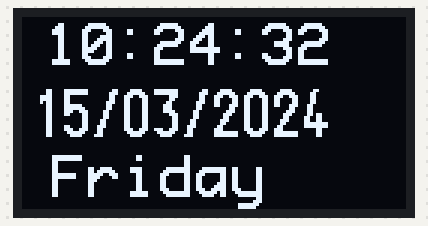
Recording of a sketch running on a simulated ESP8266 (NodeMCU). Shown: 128×64 one-colour display. WiFi joins after 1.5 s; servers stay silent unless stated; network time is answered at once with the bench clock; the local clock reads 2024-03-15 10:24:30 at power-on unless the sketch sets it; what the sketch prints to the serial monitor is not drawn.

Above: at 2.7 s.
At 6.8 s:
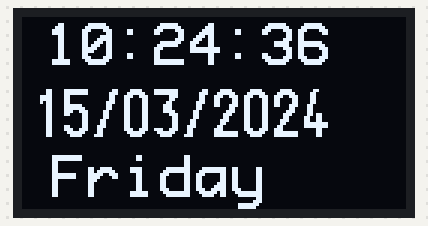
At 10.9 s:
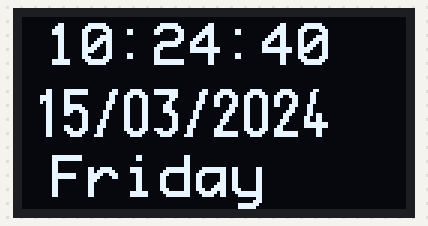
At 20.1 s:
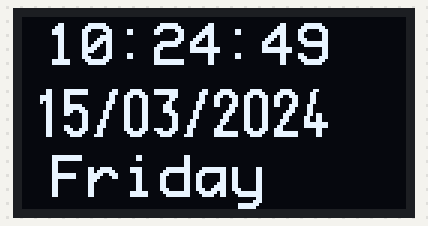
At 29.3 s:
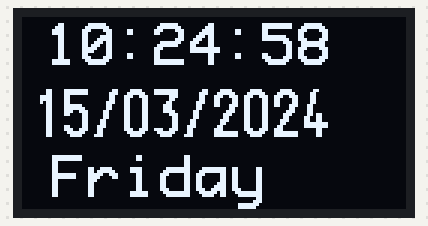
At 38.6 s:
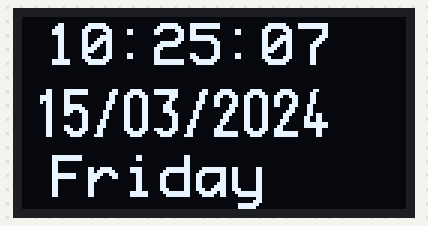

Measured:
- what the display in image 0 shows lasts 1.0 s, from 2.6 s to 3.6 s

The sketch:

clock.ino
```cpp
#include <Wire.h>
#include <U8g2lib.h>
//#include<Arduino.h>
#include <ArduinoOTA.h>
#include <NTPClient.h>
#include <ESP8266WiFi.h>
#include <WiFiUdp.h>
#include <TimeLib.h>
#include <time.h>
#define pixel u8g2_font_crox4hb_tr
#define profont u8g_font_profont22
#define vcr  u8g2_font_VCR_OSD_tr
#define twlg  u8g2_font_etl24thai_t
#define inr  u8g2_font_inr16_mn
#define lab  u8g2_font_lastapprenticebold_tr
#define fub  u8g2_font_fub17_t_symbol
#define logis u8g2_font_logisoso16_tn

const char *ssid     = "Home-WDE3";
const char *password = "cataliNn2015";
const char *ssid1     = "OpiliteX_HsP";
const char *password1 = "hYp3r70ACe";
//const int showclock = D7;

char daysOfTheWeek[7][12] = {"Sunday", "Monday", "Tuesday", "Wednesday", "Thursday", "Friday", "Saturday"};

static tm getDateTimeByParams(long time){
    struct tm *newtime;
    const time_t tim = time;
    newtime = localtime(&tim);
    return *newtime;
}

static String getDateTimeStringByParams(tm *newtime, char* pattern = (char *)"%d/%m/%Y %H:%M:%S"){
    char buffer[30];
    strftime(buffer, 30, pattern, newtime);
    return buffer;
}

/**
 * Input time in epoch format format and return String with format pattern
 * by Renzo Mischianti <www.mischianti.org>
 */
static String getTimeString(long time, char* time_pattern = (char *)"%H:%M:%S"){
//    struct tm *newtime;
    tm newtime;
    newtime = getDateTimeByParams(time);
    return getDateTimeStringByParams(&newtime, time_pattern);
}
static String getDateString(long date, char* date_pattern = (char *)"%d/%m/%Y"){
//    struct tm *newtime;
    tm newdate;
    newdate = getDateTimeByParams(date);
    return getDateTimeStringByParams(&newdate, date_pattern);
}

WiFiUDP ntpUDP;

// By default 'pool.ntp.org' is used with 60 seconds update interval and
// no offset
// NTPClient timeClient(ntpUDP);
void setupOTA() {
  // Port defaults to 8266
  // ArduinoOTA.setPort(8266);

  // Hostname defaults to esp8266-[ChipID]
  //ArduinoOTA.setHostname("DoorLock_001");

  // No authentication by default
  //ArduinoOTA.setPassword("00340435091302008961");

  // Password can be set with it's md5 value as well
  // MD5(admin) = 21232f297a57a5a743894a0e4a801fc3
  // ArduinoOTA.setPasswordHash("21232f297a57a5a743894a0e4a801fc3");

  ArduinoOTA.onStart([]() {
    String type;
    if (ArduinoOTA.getCommand() == U_FLASH) {
      type = "sketch";
    } else { // U_FS
      type = "filesystem";
    }

    // NOTE: if updating FS this would be the place to unmount FS using FS.end()
    Serial.println("Start updating " + type);
  });
  ArduinoOTA.onEnd([]() {
    Serial.println("\nEnd");

  });
  ArduinoOTA.onProgress([](unsigned int progress, unsigned int total) {


    Serial.printf("Progress: %u%%\r", (progress / (total / 100)));
  });
  ArduinoOTA.onError([](ota_error_t error) {
    Serial.printf("Error[%u]: ", error);
    if (error == OTA_AUTH_ERROR) {
      Serial.println("Auth Failed");
    } else if (error == OTA_BEGIN_ERROR) {
      Serial.println("Begin Failed");
    } else if (error == OTA_CONNECT_ERROR) {
      Serial.println("Connect Failed");
    } else if (error == OTA_RECEIVE_ERROR) {
      Serial.println("Receive Failed");
    } else if (error == OTA_END_ERROR) {
      Serial.println("End Failed");
    }
  });

}
void setupWiFi_OTA () {
  //WiFi.mode(WIFI_STA);
  WiFi.begin(ssid, password);
  WiFi.softAP(ssid);
  setupOTA();
  delay(500);
  int conectionAttempt1PastTime = millis();
  int conectionAttempt2PastTime;// = millis()
  while (WiFi.waitForConnectResult() != WL_CONNECTED) {
    Serial.println("Connection Failed! Rebooting...");
    delay(5000);
    ESP.restart();
    //if(conectionAttempt1PastTime > 10000){
    //  WiFi.begin(ssid1, password1);
    //  WiFi.softAP(ssid1);
    //  continue;
    //}
  }
  Serial.println("Ready");
  Serial.print("IP address: ");
  Serial.println(WiFi.localIP());
  ArduinoOTA.begin();

}

// You can specify the time server pool and the offset, (in seconds)
// additionaly you can specify the update interval (in milliseconds). //for pool settings europe.
int GTMOffset = 2;
NTPClient timeClient(ntpUDP, "de.pool.ntp.org", GTMOffset*60*60, 60*60*1000);

U8G2_SH1106_128X64_NONAME_F_HW_I2C oled(U8G2_R0);

void setup() {
  oled.begin();
    Serial.begin(115200);
    setupWiFi_OTA();

//  pinMode(showclock,OUTPUT);

  while ( WiFi.status() != WL_CONNECTED ) {
    delay ( 500 );
    Serial.print ( "." );
  }
 timeClient.begin();
  delay ( 1000 );
  if (timeClient.update()){
     Serial.print ( "Adjust local clock" );
     unsigned long epoch = timeClient.getEpochTime();
     // HERE I'M UPDATE LOCAL CLOCK
     setTime(epoch);
  }else{
     Serial.print ( "NTP Update not WORK!!" );
       oled.firstPage();
  do{
    oled.setFont(pixel);
    oled.drawStr(43,25,"error");
  }while(oled.nextPage());
  }
  oled.clear();
}
void loop() {
  ArduinoOTA.handle();
//  int showfunc = digitalRead(showclock);
  Serial.println(getTimeString(now()));
  String w_Weekday = daysOfTheWeek[timeClient.getDay()];
  String t_Time = getTimeString(now());
  String d_Date = getDateString(now());
    oled.firstPage();
    do{
      if(t_Time == "6:30(00)"){
        oled.clearDisplay();
        oled.setFont(profont);
        oled.drawStr(10,60,"WAKE UP");
        delay(3000);
        oled.clearDisplay();
      }else if(t_Time == "21:30(00)"){
        oled.clearDisplay();
        oled.setFont(profont);
        oled.drawStr(10,60,"SLEEP");
        delay(3000);
        oled.clearDisplay();
      }else if(t_Time == "21:30(10)"){
        oled.clearDisplay();
        oled.setFont(profont);
        oled.drawStr(7,17,"it works");
        delay(3000);
        oled.clearDisplay();
      }else{
        oled.setFont(vcr);
        oled.drawStr(7,17,t_Time.c_str());
        oled.setFont(logis);
        oled.drawStr(3,40,d_Date.c_str());
        oled.setFont(profont);
        oled.drawStr(10,60,w_Weekday.c_str());
        }
    }while(oled.nextPage());
      delay(1000);
    //}
}
```
